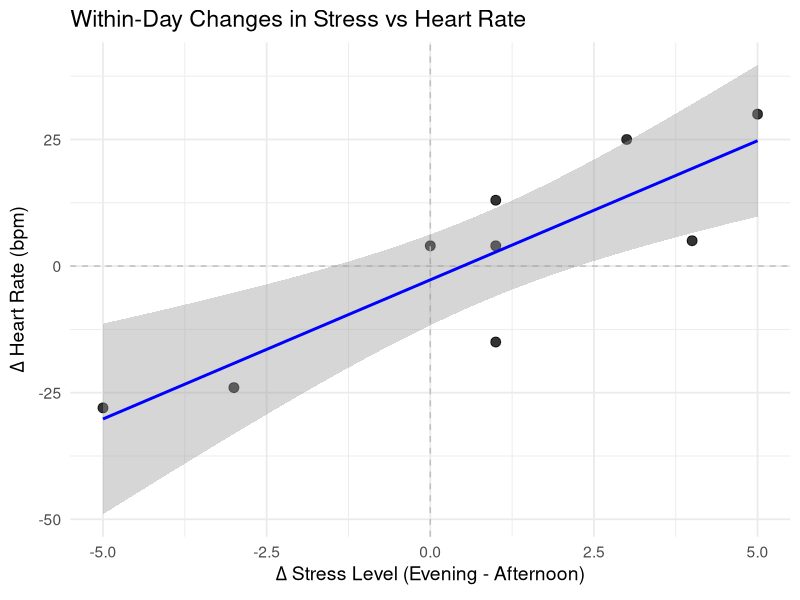

This chart was generated by the following R code:
library(readxl)
library(tidyverse)

# Load data
df <- read_excel("Self_Tracking_Data.xlsx")

plot_delta <- ggplot(df, aes(x = Delta_Stress_Level, y = Delta_Heart_Rate)) +
  
  geom_point(size = 3, alpha = 0.8) +
  
  geom_hline(yintercept = 0, linetype = "dashed", color = "gray") +
  geom_vline(xintercept = 0, linetype = "dashed", color = "gray") +
  
  geom_smooth(method = "lm", se = TRUE, color = "blue") +
  
  labs(
    title = "Within-Day Changes in Stress vs Heart Rate",
    x = expression(Delta*" Stress Level (Evening - Afternoon)"),
    y = expression(Delta*" Heart Rate (bpm)")
  ) +
  
  theme_minimal(base_size = 14)

print(plot_delta)


# Correlation between changes
cor_delta <- cor.test(df$Delta_Stress_Level, df$Delta_Heart_Rate)

print(cor_delta)

model_delta <- lm(Delta_Heart_Rate ~ Delta_Stress_Level, data = df)
summary(model_delta)
